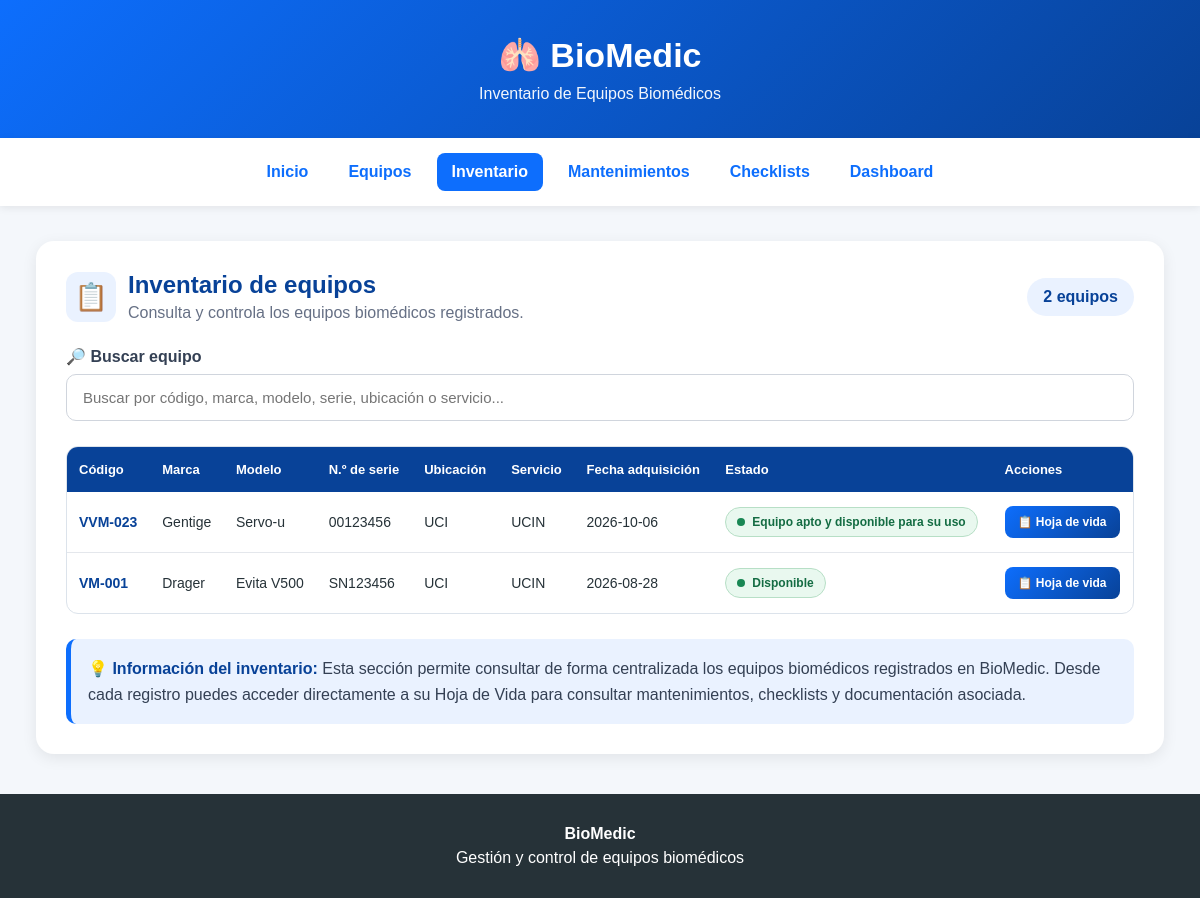
Page /inventario on the committed database.
### tables this page shows
CREATE TABLE equipos (
            id INTEGER PRIMARY KEY AUTOINCREMENT,
            codigo TEXT NOT NULL,
            marca TEXT NOT NULL,
            modelo TEXT NOT NULL,
            serie TEXT NOT NULL,
            ubicacion TEXT NOT NULL,
            servicio TEXT NOT NULL,
            estado TEXT NOT NULL,
            fecha TEXT,
            observaciones TEXT
        );

### app.py (the view)
@app.route("/inventario")
def inventario():
    conexion = conectar_bd()
    equipos = conexion.execute("""
        SELECT *
        FROM equipos
        ORDER BY id DESC
    """).fetchall()
    conexion.close()
    return render_template(
        "inventario.html",
        equipos=equipos
    )

### app.py (called while the page is built)
@app.after_request
def forzar_utf8(response):
    if response.content_type.startswith("text/html"):
        response.headers["Content-Type"] = "text/html; charset=utf-8"
    return response

def conectar_bd():
    conexion = sqlite3.connect(DATABASE)
    conexion.row_factory = sqlite3.Row
    return conexion

### templates/inventario.html (shortened to what this page needs)
<!DOCTYPE html>
<html lang="es">
<head>
</head>
<body>
<header>
    <h1>&#x1FAC1; BioMedic</h1>
    <p>Inventario de Equipos Biomédicos</p>
</header>
<nav>
    <a href="/">Inicio</a>
    <a href="/equipos">Equipos</a>
    <a href="/inventario" class="activo">Inventario</a>
    <a href="/mantenimientos">Mantenimientos</a>
    <a href="/checklist">Checklists</a>
    <a href="/dashboard">Dashboard</a>
</nav>
<main class="contenedor">
<section class="tarjeta">
    <div class="encabezado">
        <div class="titulo">
            <div class="icono">
                &#x1F4CB;
            </div>
            <div>
                <h2>Inventario de equipos</h2>
                <p>
                    Consulta y controla los equipos biomédicos registrados.
                </p>
            </div>
        </div>
        <div class="contador">
            {{ equipos|length }}
            {% if equipos|length == 1 %}
                equipo
            {% else %}
                equipos
            {% endif %}
        </div>
    </div>
    <div class="buscador">
        <label for="buscar">
            🔎 Buscar equipo
        </label>
        <input
            type="text"
            id="buscar"
            placeholder="Buscar por código, marca, modelo, serie, ubicación o servicio..."
            onkeyup="filtrarEquipos()"
        >
    </div>
    {% if equipos %}
    <div class="tabla-contenedor">
        <table id="tablaInventario">
            <thead>
                <tr>
                    <th>Código</th>
                    <th>Marca</th>
                    <th>Modelo</th>
                    <th>N.º de serie</th>
                    <th>Ubicación</th>
                    <th>Servicio</th>
                    <th>Fecha adquisición</th>
                    <th>Estado</th>
                    <th>Acciones</th>
                </tr>
            </thead>
            <tbody>
                {% for equipo in equipos %}
                <tr>
                    <td class="codigo">
                        {{ equipo.codigo }}
                    </td>
                    <td>
                        {{ equipo.marca }}
                    </td>
                    <td>
                        {{ equipo.modelo }}
                    </td>
                    <td>
                        {{ equipo.serie }}
                    </td>
                    <td>
                        {{ equipo.ubicacion }}
                    </td>
                    <td>
                        {{ equipo.servicio }}
                    </td>
                    <td>
                        {% if equipo.fecha %}
                            {{ equipo.fecha }}
                        {% else %}
                            No registrada
                        {% endif %}
                    </td>
                    <td>
                        <span class="estado">
                            <span class="estado-punto"></span>
                            {{ equipo.estado }}
                        </span>
                    </td>
                    <td>
                        <a
                            href="{{ url_for('hoja_vida', id=equipo.id) }}"
                            class="btn-hoja"
                        >
                            📋 Hoja de vida
                        </a>
                    </td>
                </tr>
                {% endfor %}
            </tbody>
        </table>
    </div>
    <div class="nota">
        <strong>💡 Información del inventario:</strong>
        Esta sección permite consultar de forma centralizada
        los equipos biomédicos registrados en BioMedic.
        Desde cada registro puedes acceder directamente a su
        Hoja de Vida para consultar mantenimientos, checklists
        y documentación asociada.
    </div>
    {% endif %}
</section>
</main>
<footer>
<p><strong>BioMedic</strong></p>
<p>Gestión y control de equipos biomédicos</p>
</footer>
</body>
</html>

### templates/inventario.html (style rules this page uses)
* { box-sizing: border-box; }
body { margin: 0; font-family: Arial, Helvetica, sans-serif; background: #f4f7fb; color: #263238; }
header { background: linear-gradient(135deg, #0d6efd, #084298); color: white; text-align: center; padding: 35px 20px; }
header h1 { margin: 0; font-size: 34px; }
header p { margin: 10px 0 0; font-size: 16px; opacity: 0.95; }
nav { background: white; padding: 15px; display: flex; justify-content: center; flex-wrap: wrap; gap: 10px; box-shadow: 0 2px 8px rgba(0,0,0,0.08); }
nav a { text-decoration: none; color: #0d6efd; font-weight: bold; padding: 10px 15px; border-radius: 8px; transition: 0.2s; }
nav a.activo { background: #0d6efd; color: white; }
.contenedor { width: 94%; max-width: 1350px; margin: 35px auto; }
.tarjeta { background: white; padding: 30px; border-radius: 18px; box-shadow: 0 4px 15px rgba(0,0,0,0.08); margin-bottom: 30px; }
.encabezado { display: flex; justify-content: space-between; align-items: center; gap: 20px; margin-bottom: 25px; }
.titulo { display: flex; align-items: center; gap: 12px; }
.titulo .icono { width: 50px; height: 50px; border-radius: 12px; background: #eaf2ff; display: flex; align-items: center; justify-content: center; font-size: 27px; }
.titulo h2 { margin: 0; color: #084298; }
.titulo p { margin: 5px 0 0; color: #667085; }
.contador { background: #eaf2ff; color: #084298; padding: 10px 16px; border-radius: 20px; font-weight: bold; white-space: nowrap; }
.buscador { margin-bottom: 25px; }
.buscador label { display: block; font-weight: bold; margin-bottom: 8px; color: #344054; }
.buscador input { width: 100%; padding: 14px 16px; border: 1px solid #d0d5dd; border-radius: 10px; font-size: 15px; }
.tabla-contenedor { overflow-x: auto; border: 1px solid #dce3eb; border-radius: 12px; }
table { width: 100%; border-collapse: collapse; min-width: 1000px; }
thead { background: #084298; color: white; }
th { padding: 15px 12px; text-align: left; font-size: 13px; white-space: nowrap; }
td { padding: 14px 12px; border-bottom: 1px solid #e4e7ec; font-size: 14px; }
tbody tr:last-child td { border-bottom: none; }
.codigo { font-weight: bold; color: #084298; }
.estado { display: inline-flex; align-items: center; gap: 7px; padding: 7px 11px; border-radius: 20px; background: #e9f8ef; color: #146c43; border: 1px solid #b7dfc6; font-size: 12px; font-weight: bold; }
.estado-punto { width: 8px; height: 8px; border-radius: 50%; background: #198754; }
.btn-hoja { display: inline-block; text-decoration: none; background: linear-gradient(135deg, #0d6efd, #084298); color: white; padding: 9px 13px; border-radius: 8px; font-size: 12px; font-weight: bold; transition: 0.2s; white-space: nowrap; }
.nota { margin-top: 25px; background: #eaf2ff; border-left: 5px solid #0d6efd; padding: 17px; border-radius: 10px; color: #344054; line-height: 1.6; }
.nota strong { color: #084298; }
footer { background: #263238; color: white; text-align: center; padding: 25px; margin-top: 40px; }
footer p { margin: 6px; }

### rows in the picture
equipos: codigo "VVM-023", marca "Gentige", modelo "Servo-u", serie "00123456", ubicacion "UCI", servicio "UCIN", fecha "2026-10-06", estado "Equipo apto y disponible para su uso"
equipos: codigo "VM-001", marca "Drager", modelo "Evita V500", serie "SN123456", ubicacion "UCI", servicio "UCIN", fecha "2026-08-28", estado "Disponible"

### other values in the picture
{{ equipos|length }} "2"
